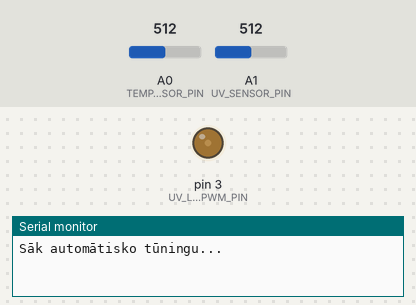
The sketch below on a simulated Arduino Uno, built with avr-gcc and run on an emulated ATmega328P. Parts: output pins drawn as LEDs (lit = HIGH), the last lines printed to the serial monitor. The inputs (shaded band) are chosen by the test bench; at power-on: A0 (TEMP_SENSOR_PIN) = 512, A1 (UV_SENSOR_PIN) = 512. Random numbers use the default seed unless the sketch sets one.

Above: at 1.4 s.
1.5 s: A0 (TEMP_SENSOR_PIN) set to 252
4.5 s: A0 (TEMP_SENSOR_PIN) set to 222
At 7.3 s:
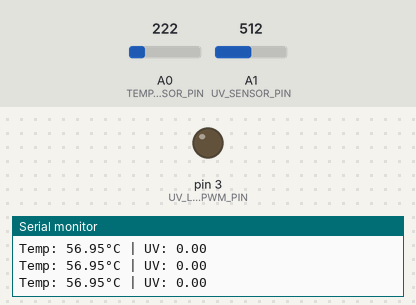
7.5 s: A0 (TEMP_SENSOR_PIN) set to 306
At 9.58 s:
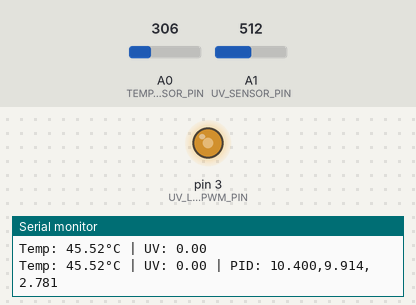
At 11.1 s:
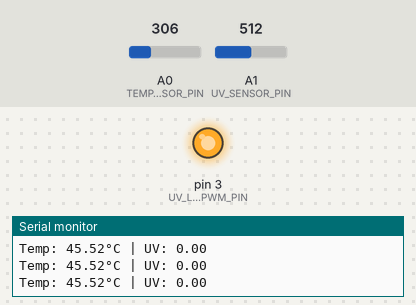
Timing chart, 0 to 12.6 s (numbered marks = the images above; inputs shaded):
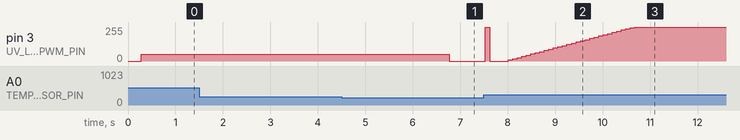

Measured:
- the behaviour switches between 235 and 234 on A0 (TEMP_SENSOR_PIN) (found by bisection; images 0 and 1)
- after the input at 1.5 s, every drawn part: stays the same
- after the input at 4.5 s, pin 3 (UV_LED_PWM_PIN): 50/255 → 0/255 after 2.3 s
- after the input at 7.5 s, pin 3 (UV_LED_PWM_PIN): 0/255 → 255/255 at once, → 0/255 0.10 s later, → 9/255 0.38 s later, → 17/255 0.10 s later, … (31 changes in this stretch)

The sketch:

PID.ino
```cpp
#define TEMP_SENSOR_PIN    A0    // NTC termistora ieeja
#define UV_SENSOR_PIN      A1    // ML8511 UV sensors
#define UV_LED_PWM_PIN      3    // LED vadības (PWM) izvade

const float setpointTemperature = 55.0;  // mērķtemperatūra (°C)
const int pwmRange = 255;                // PWM izvades diapazons

const float UV_DARK_VOLTAGE = 11.82;
const float UV_BRIGHT_VOLTAGE = 5.22;
const float UV_REF_VOLTAGE = 3300.0;

// PID sākotnējie parametri // Ziegler-NIchols
volatile float Kp = 2.0;    // proporcionālais koeficients
volatile float Ki = 0.05;   // integrālais koeficients
volatile float Kd = 0.5;    // derivētais koeficients

// koeficientu plānošana (atkarībā no ādas tipa)
const int skinTypeFitzpatrick = 4;       // Fitzpatrick ādas tipa skala (1-6)
const float skinTypeGainFactors[6] =     // reizinātāji PID koeficientiem katram ādas tipam
  {0.8, 0.9, 1.0, 1.1, 1.2, 1.3};

float currentTemperature = 25.0;         // pašreizējā mērītā temperatūra
float uvIntensity = 0.0;                 // mērītais UV intensitātes līmenis
bool autotuneEnabled = true;             // vai automātiskā noskaņošana ir ieslēgta
unsigned long lastControlTime = 0;       // laika mainīgais kontrolei

bool isAutotuning = false;
float outputStep = 50.0;                 // soļa lielums automātiskajai noskaņošanai
float Ku = 0.0;                          // galējais pastiprinājums (ultimate gain)
float Tu = 0.0;                          // oscilācijas periods

float temperatureOffset = random(-50, 51) / 100.0;
unsigned long systemStartTime = millis();
int controlCycleCounter = 0;
float pidOutputHistory[5] = {0, 0, 0, 0, 0};
int historyIndex = 0;

void applyGainScheduling() {
  float gainFactor = skinTypeGainFactors[skinTypeFitzpatrick-1];
  float randomVariation = 1.0 + (random(-5, 6) / 100.0);

  Kp *= gainFactor * randomVariation;
  Ki *= gainFactor * randomVariation;
  Kd *= gainFactor * randomVariation;
}

void zieglerNicholsAutotune() {
  if(!isAutotuning) {
    float adjustedStep = outputStep + (random(-10, 11) / 10.0);
    analogWrite(UV_LED_PWM_PIN, constrain(adjustedStep, 0, 255));
    isAutotuning = true;
    return;
  }

  // novēro sistēmas reakciju
  static float maxOvershoot = 0.0;
  static unsigned long oscillationStart = 0;
  static int oscillationCount = 0;

  // detektē oscilācijas
  if(currentTemperature > setpointTemperature) {
    if(maxOvershoot < currentTemperature) {
      maxOvershoot = currentTemperature;
      oscillationCount++;
    }
    if(!oscillationStart) oscillationStart = millis();
  }

  // aprēķina galējos parametrus
  unsigned long tuningDuration = 2000 + random(-200, 201);
  if(millis() - oscillationStart > tuningDuration && oscillationCount > 2) {
    float overshootFactor = (maxOvershoot - setpointTemperature);
    if(overshootFactor > 0) {
      Ku = 0.6 * outputStep / overshootFactor;
      Tu = (millis() - oscillationStart) / 1000.0;

      // uzstāda PID parametrus
      float kpVariation = 1.0 + (random(-3, 4) / 100.0);
      float kiVariation = 1.0 + (random(-3, 4) / 100.0);
      float kdVariation = 1.0 + (random(-3, 4) / 100.0);

      Kp = 0.6 * Ku * kpVariation;
      Ki = 1.2 * Ku / Tu * kiVariation;
      Kd = 0.075 * Ku * Tu * kdVariation;

      isAutotuning = false;
      applyGainScheduling();
    }
  }
}

float readTemperature() {
  int rawValue = analogRead(TEMP_SENSOR_PIN);
  float voltage = (rawValue / 1023.0) * 5.0;

  float resistance = 10000.0 * voltage / (5.0 - voltage);
  float tempK = 1.0 / (0.001129148 + (0.000234125 * log(resistance)) +
                       (0.0000000876741 * pow(log(resistance), 3)));
  float tempC = tempK - 273.15;

  tempC += temperatureOffset;

  return tempC;
}

float readUVIntensity() {
  int rawReading = analogRead(UV_SENSOR_PIN);
  float sensorVoltage = (rawReading / 1023.0) * UV_REF_VOLTAGE;

  float uvIndex = 0.0;

  if(sensorVoltage > UV_DARK_VOLTAGE) {
    float voltageRange = UV_DARK_VOLTAGE - UV_BRIGHT_VOLTAGE;
    float normalizedVoltage = (UV_DARK_VOLTAGE - sensorVoltage) / voltageRange;
    uvIndex = normalizedVoltage * 15.0;
    uvIndex = constrain(uvIndex, 0.0, 15.0);
  }

  return max(0.0, uvIndex);
}

void updatePID() {
  static float integral = 0, lastError = 0;
  static unsigned long lastTime = 0;

  unsigned long currentTime = millis();
  float dt = (currentTime - lastTime) / 1000.0;
  if(dt <= 0) dt = 0.1;
  lastTime = currentTime;

  float error = setpointTemperature - currentTemperature;

  // proporcionālā daļa
  float P = Kp * error;

  // integrālā daļa ar ierobežošanu
  integral += error * dt;
  float integralLimit = 100.0;
  integral = constrain(integral, -integralLimit, integralLimit);
  float I = Ki * integral;

  // derivātiskā daļa
  float D = Kd * (error - lastError) / dt;
  lastError = error;

  // aprēķina izvadi
  float output = P + I + D;

  pidOutputHistory[historyIndex] = output;
  historyIndex = (historyIndex + 1) % 5;

  int pwmOutput = constrain(output, 0, pwmRange);
  analogWrite(UV_LED_PWM_PIN, pwmOutput);

  controlCycleCounter++;
}

void setup() {
  Serial.begin(9600);
  pinMode(UV_LED_PWM_PIN, OUTPUT);

  randomSeed(analogRead(A2) + millis());

  delay(random(100, 301));

  if(autotuneEnabled) {
    Serial.println("Sāk automātisko tūningu...");
    zieglerNicholsAutotune();
  }
}

void loop() {
  unsigned long loopInterval = 100 + random(-5, 6);
  if(millis() - lastControlTime < loopInterval) return; // 10 Hz kontroles cikls
  lastControlTime = millis();

  // sistēmas monitorings
  currentTemperature = readTemperature();
  uvIntensity = readUVIntensity();

  // drošība
  static bool emergencyStop = false;
  float emergencyThreshold = 75.0;

  if(currentTemperature > emergencyThreshold && !emergencyStop) {
    analogWrite(UV_LED_PWM_PIN, 0);
    emergencyStop = true;
    Serial.println("Kritiska tempratūra! Sistēma apstādināta!");
    while(1) {
      delay(1000);
      if(random(0, 1000) < 1) break;
    }
  }

  // kontroles loģika
  if(isAutotuning) {
    zieglerNicholsAutotune();
  } else {
    updatePID();

    if(controlCycleCounter % 10 == 0) {
      Serial.print("Temp: ");
      Serial.print(currentTemperature, 2);
      Serial.print("°C | UV: ");
      Serial.print(uvIntensity, 2);
      Serial.print(" | PID: ");
      Serial.print(Kp, 3);
      Serial.print(",");
      Serial.print(Ki, 3);
      Serial.print(",");
      Serial.println(Kd, 3);
    } else {
      Serial.print("Temp: ");
      Serial.print(currentTemperature);
      Serial.print("°C | UV: ");
      Serial.println(uvIntensity);
    }
  }

  if(controlCycleCounter % 1000 == 0) {
    temperatureOffset += (random(-10, 11) / 1000.0);
    temperatureOffset = constrain(temperatureOffset, -0.5, 0.5);
  }
}
```
